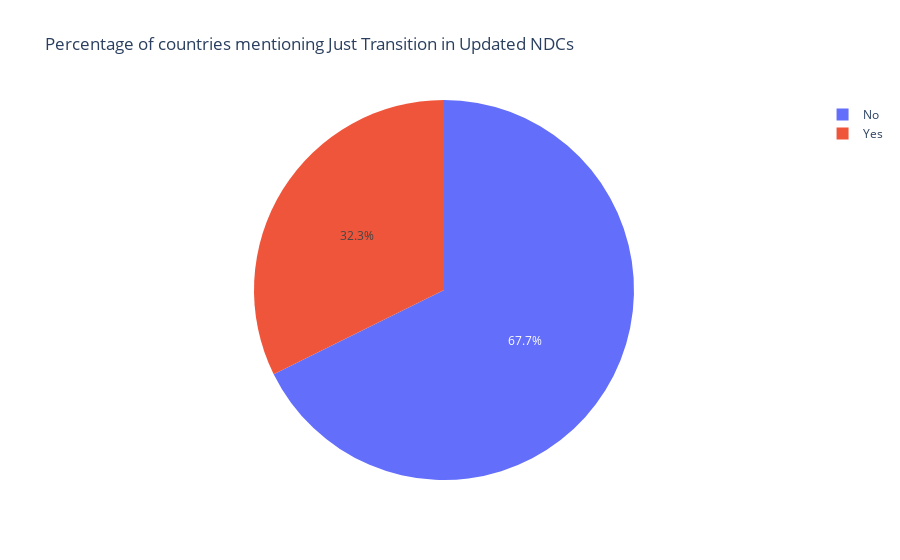

Notebook code cell kept with this figure:
### Code cell
#Pie chart for mentions to just transition, updated NDCs
mentions =  ndcs['total_words_justtransition'].apply(lambda x: 'Yes' if x>0 else 'No')
mention_counts = mentions.value_counts()
fig_pie = px.pie(names=mention_counts.index, values=mention_counts.values, title='Percentage of countries mentioning Just Transition in Updated NDCs')

pio.write_image(fig_pie, '../fig/share_kw_justtransition.pdf')
fig_pie.show()

### Figure 1 — Plotly figure (JSON) as saved in the notebook; plotly's stock layout.template omitted (floating-point values rounded to 4 significant figures)
{"data": [{"domain": {"x": [0, 1], "y": [0, 1]}, "hovertemplate": "label=%{label}<br>value=%{value}<extra></extra>", "labels": ["No", "Yes"], "legendgroup": "", "name": "", "showlegend": true, "type": "pie", "values": [132, 63]}], "layout": {"legend": {"tracegroupgap": 0}, "title": {"text": "Percentage of countries mentioning Just Transition in Updated NDCs"}}}
